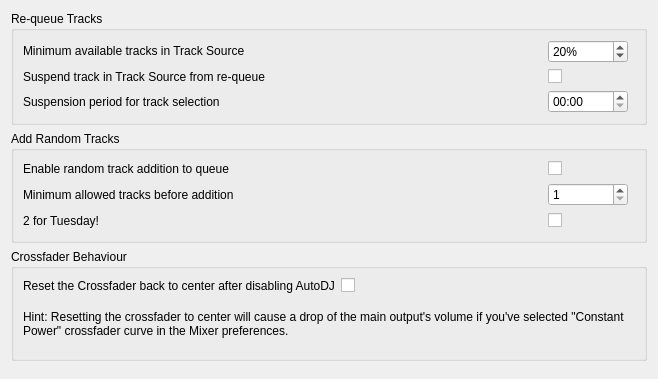
<?xml version="1.0" encoding="UTF-8"?>
<ui version="4.0">
 <class>DlgPrefAutoDJDlg</class>
 <widget class="QWidget" name="DlgPrefAutoDJDlg">
  <property name="geometry">
   <rect>
    <x>0</x>
    <y>0</y>
    <width>658</width>
    <height>239</height>
   </rect>
  </property>
  <property name="windowTitle">
   <string>Auto DJ Preferences</string>
  </property>
  <layout class="QVBoxLayout" name="AutoDJGridLayout">

   <item>
    <widget class="QGroupBox" name="RequeueOptions">
      <property name="title">
       <string>Re-queue Tracks</string>
      </property>
      <property name="alignment">
       <set>Qt::AlignLeading|Qt::AlignLeft|Qt::AlignTop</set>
      </property>
      <layout class="QGridLayout" name="RequeGridLayout">

       <item row="0" column="0">
        <widget class="QLabel" name="MinimumAvailableLabel">
         <property name="sizePolicy">
          <sizepolicy hsizetype="Minimum" vsizetype="Fixed">
           <horstretch>0</horstretch>
           <verstretch>0</verstretch>
          </sizepolicy>
         </property>
         <property name="text">
          <string>Minimum available tracks in Track Source</string>
         </property>
        </widget>
       </item>

       <item row="0" column="1">
        <widget class="QSpinBox" name="MinimumAvailableSpinBox">
         <property name="toolTip">
          <string>This percentage of tracks are always available for selecting, regardless of when they were last played.</string>
         </property>
         <property name="suffix">
          <string>%</string>
         </property>
         <property name="maximum">
          <number>100</number>
         </property>
         <property name="value">
          <number>20</number>
         </property>
         <property name="minimumSize">
          <size>
           <width>60</width>
           <height>0</height>
          </size>
         </property>
         <property name="maximumSize">
          <size>
           <width>80</width>
           <height>16777215</height>
          </size>
         </property>
        </widget>
       </item>

       <item row="1" column="0">
        <widget class="QLabel" name="RequeueIgnoreLabel">
         <property name="sizePolicy">
          <sizepolicy hsizetype="Minimum" vsizetype="Preferred">
           <horstretch>0</horstretch>
           <verstretch>0</verstretch>
          </sizepolicy>
         </property>
         <property name="toolTip">
          <string>Uncheck, to ignore all played tracks.</string>
         </property>
         <property name="text">
          <string>Suspend track in Track Source from re-queue</string>
         </property>
          <property name="buddy">
           <cstring>RequeueIgnoreCheckBox</cstring>
          </property>
        </widget>
       </item>

       <item row="1" column="1">
        <widget class="QCheckBox" name="RequeueIgnoreCheckBox">
         <property name="toolTip">
          <string>Uncheck, to ignore all played tracks.</string>
         </property>
         <property name="text">
          <string/>
         </property>
        </widget>
       </item>

       <item row="2" column="0">
        <widget class="QLabel" name="RequeueIgnoreTimeLabel">
         <property name="sizePolicy">
          <sizepolicy hsizetype="Minimum" vsizetype="Preferred">
           <horstretch>0</horstretch>
           <verstretch>0</verstretch>
          </sizepolicy>
         </property>
         <property name="text">
          <string>Suspension period for track selection</string>
         </property>
        </widget>
       </item>

       <item row="2" column="1">
        <widget class="QTimeEdit" name="RequeueIgnoreTimeEdit">
         <property name="toolTip">
          <string>Duration after which a track is eligible for selection by Auto DJ again</string>
         </property>
         <property name="displayFormat">
          <string>hh:mm</string>
         </property>
         <!--
           TODO: Enable this once we require at least Qt 6.7 and remove the
           corresponding code from the C++ file.
           -->
         <!--<property name="timeZone">
          <enum>QTimeZone::LocalTime</enum>
         </property>-->
         <property name="minimumSize">
          <size>
           <width>60</width>
           <height>0</height>
          </size>
         </property>
         <property name="maximumSize">
          <size>
           <width>80</width>
           <height>16777215</height>
          </size>
         </property>
        </widget>
       </item>

       <item row="2" column="2">
        <spacer name="horizontalSpacerRequeue">
         <property name="orientation">
          <enum>Qt::Horizontal</enum>
         </property>
          <property name="sizePolicy">
           <sizepolicy hsizetype="Expanding" vsizetype="Minimum">
            <horstretch>1</horstretch>
            <verstretch>0</verstretch>
           </sizepolicy>
          </property>
        </spacer>
       </item>

      </layout>
    </widget>
   </item>

   <item>
    <widget class="QGroupBox" name="AddRandomOptions">
      <property name="title">
       <string>Add Random Tracks</string>
      </property>
      <property name="alignment">
       <set>Qt::AlignLeading|Qt::AlignLeft|Qt::AlignTop</set>
      </property>
      <layout class="QGridLayout" name="AddRandomGridLayout">

       <item row="0" column="0">
        <widget class="QLabel" name="RandomQueueLabel">
         <property name="sizePolicy">
          <sizepolicy hsizetype="Minimum" vsizetype="Preferred">
           <horstretch>0</horstretch>
           <verstretch>0</verstretch>
          </sizepolicy>
         </property>
         <property name="text">
          <string>Enable random track addition to queue</string>
         </property>
         <property name="buddy">
          <cstring>RandomQueueCheckBox</cstring>
         </property>
        </widget>
       </item>

       <item row="0" column="1">
        <widget class="QCheckBox" name="RandomQueueCheckBox">
         <property name="toolTip">
          <string>Add random tracks from Track Source if the specified minimum tracks remain</string>
         </property>
        </widget>
       </item>

       <item row="1" column="0">
        <widget class="QLabel" name="RandomQueueMinimumLabel">
         <property name="sizePolicy">
          <sizepolicy hsizetype="Minimum" vsizetype="Preferred">
           <horstretch>0</horstretch>
           <verstretch>0</verstretch>
          </sizepolicy>
         </property>
         <property name="text">
          <string>Minimum allowed tracks before addition</string>
         </property>
        </widget>
       </item>

       <item row="1" column="1">
        <widget class="QSpinBox" name="RandomQueueMinimumSpinBox">
         <property name="enabled">
          <bool>true</bool>
         </property>
         <property name="toolTip">
          <string>Minimum number of tracks after which random tracks may be added</string>
         </property>
         <property name="minimum">
          <number>1</number>
         </property>
         <property name="maximum">
          <number>20</number>
         </property>
         <property name="minimumSize">
          <size>
           <width>60</width>
           <height>0</height>
          </size>
         </property>
         <property name="maximumSize">
          <size>
           <width>80</width>
           <height>16777215</height>
          </size>
         </property>
        </widget>
       </item>

       <item row="1" column="2">
        <spacer name="horizontalSpacerRandom">
         <property name="orientation">
          <enum>Qt::Horizontal</enum>
         </property>
          <property name="sizePolicy">
           <sizepolicy hsizetype="Expanding" vsizetype="Minimum">
            <horstretch>1</horstretch>
            <verstretch>0</verstretch>
           </sizepolicy>
          </property>
        </spacer>
       </item>

       <item row="2" column="0">
        <widget class="QLabel" name="TwoForTuesdayLabel">
         <property name="sizePolicy">
          <sizepolicy hsizetype="Minimum" vsizetype="Preferred">
           <horstretch>0</horstretch>
           <verstretch>0</verstretch>
          </sizepolicy>
         </property>
         <property name="text">
          <string>2 for Tuesday!</string>
         </property>
         <property name="buddy">
          <cstring>TwoForTuesdayCheckBox</cstring>
         </property>
        </widget>
       </item>

       <item row="2" column="1">
        <widget class="QCheckBox" name="TwoForTuesdayCheckBox">
         <property name="toolTip">
          <string>When adding a random track, also queue a second track from the same artist right after it.</string>
         </property>
        </widget>
       </item>

       <item row="2" column="2">
        <spacer name="horizontalSpacerTwoForTuesday">
         <property name="orientation">
          <enum>Qt::Horizontal</enum>
         </property>
          <property name="sizePolicy">
           <sizepolicy hsizetype="Expanding" vsizetype="Minimum">
            <horstretch>1</horstretch>
            <verstretch>0</verstretch>
           </sizepolicy>
          </property>
        </spacer>
       </item>

      </layout>
    </widget>
   </item>

   <item>
    <widget class="QGroupBox" name="CrossfaderBehaviour">
      <property name="title">
       <string>Crossfader Behaviour</string>
      </property>
      <property name="alignment">
       <set>Qt::AlignLeading|Qt::AlignLeft|Qt::AlignTop</set>
      </property>
      <layout class="QGridLayout" name="CrossfaderBehaviourLayout">

        <item row="0" column="0">
          <widget class="QLabel" name="CenterXfaderLabel">
            <property name="sizePolicy">
              <sizepolicy hsizetype="Preferred" vsizetype="Preferred">
                <horstretch>0</horstretch>
                <verstretch>0</verstretch>
              </sizepolicy>
            </property>
            <property name="text">
              <string>Reset the Crossfader back to center after disabling AutoDJ</string>
            </property>
            <property name="buddy">
              <cstring>CenterXfaderCheckBox</cstring>
            </property>
          </widget>
        </item>

        <item row="0" column="1">
          <widget class="QCheckBox" name="CenterXfaderCheckBox"/>
        </item>

        <item row="0" column="2">
          <spacer name="horizontalSpacerxfaderbehaviour">
            <property name="orientation">
              <enum>Qt::Horizontal</enum>
            </property>
            <property name="sizePolicy">
              <sizepolicy hsizetype="Expanding" vsizetype="Minimum">
                <horstretch>1</horstretch>
                <verstretch>0</verstretch>
              </sizepolicy>
            </property>
          </spacer>
        </item>

        <item row="1" column="0" colspan="3">
          <widget class="QLabel" name="CenterXfaderHintText">
            <property name="sizePolicy">
              <sizepolicy hsizetype="Expanding" vsizetype="Minimum">
                <horstretch>0</horstretch>
                <verstretch>0</verstretch>
              </sizepolicy>
            </property>
            <property name="wordWrap">
             <bool>true</bool>
            </property>
            <property name="text">
              <string>Hint: Resetting the crossfader to center will cause a drop of the main output's volume if you've selected "Constant Power" crossfader curve in the Mixer preferences.</string>
            </property>
          </widget>
        </item>

      </layout>
    </widget>
   </item>

   <item>
    <spacer name="verticalSpacer">
     <property name="orientation">
      <enum>Qt::Vertical</enum>
     </property>
      <property name="sizePolicy">
       <sizepolicy hsizetype="Expanding" vsizetype="Expanding">
        <horstretch>0</horstretch>
        <verstretch>1</verstretch>
       </sizepolicy>
      </property>
    </spacer>
   </item>

  </layout>
 </widget>
 <resources/>
 <!-- tabstops -->
 <connections/>
</ui>
